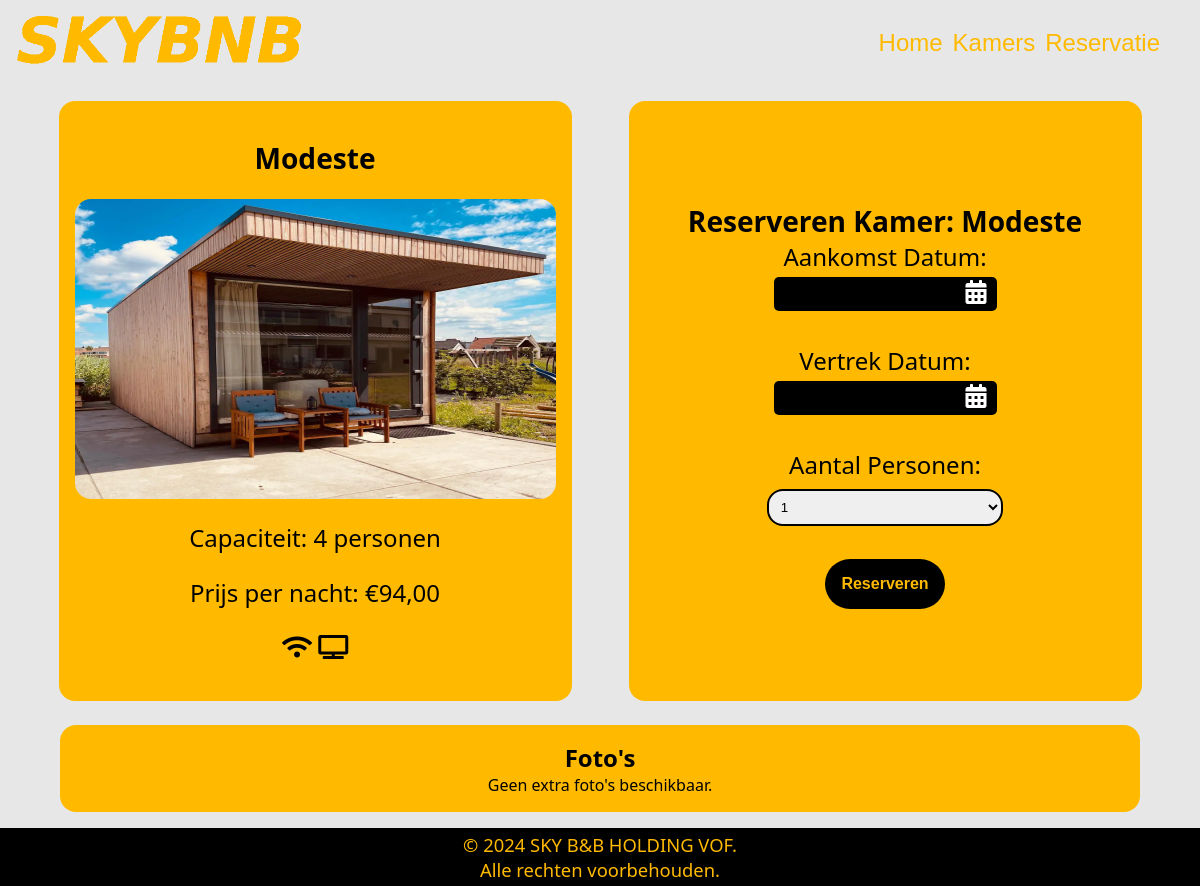
/reserveren.php?id=1, run on an earlier commit of the app's database.
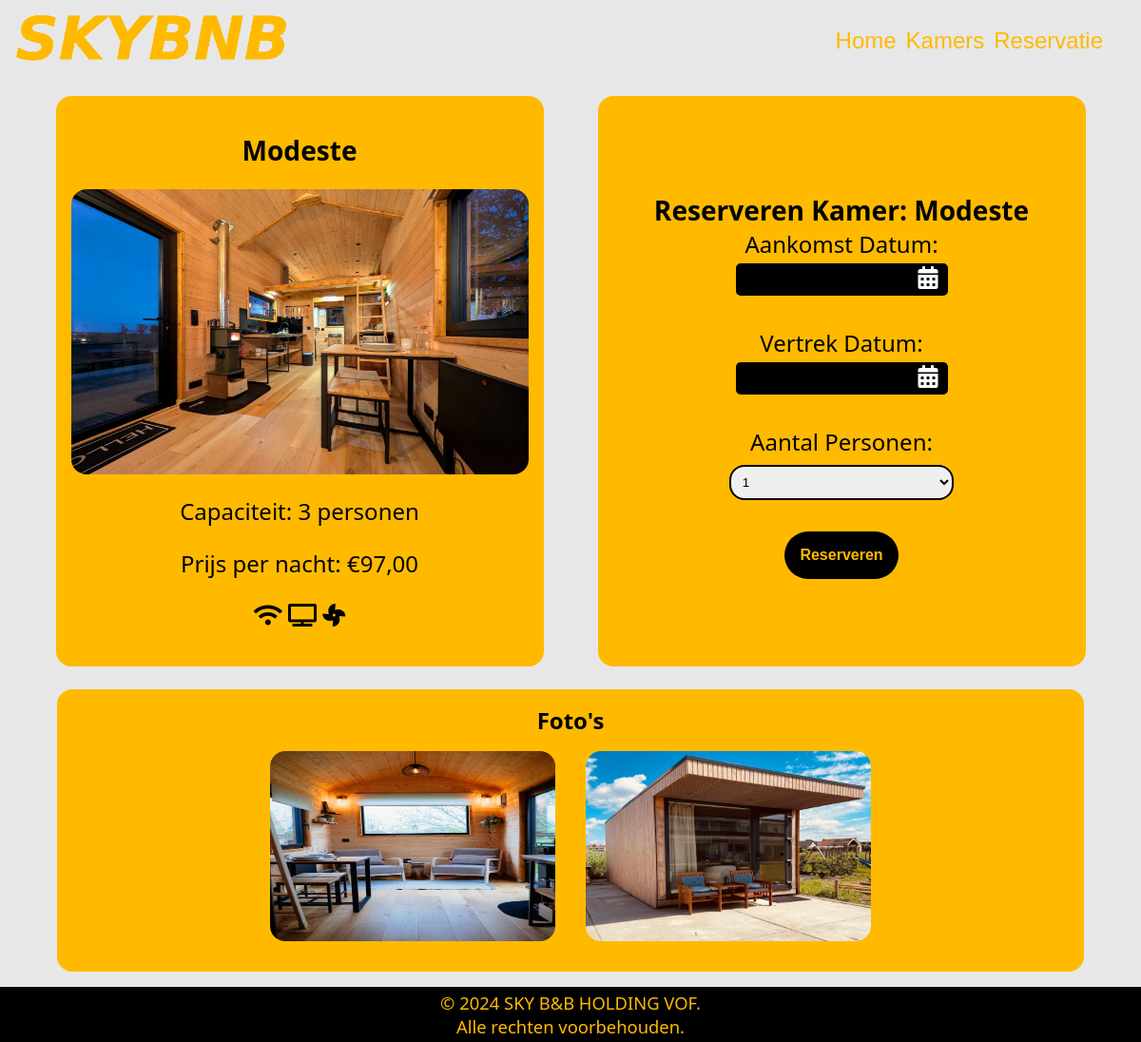
And on a later commit of the database.
### tables this page shows
CREATE TABLE `tblkamer` (
  `PKKamer` int(11) NOT NULL,
  `KamerNaam` varchar(50) NOT NULL,
  `Capaciteit` int(11) NOT NULL,
  `Prijs` float NOT NULL,
  `Wifi` tinyint(1) NOT NULL,
  `Televisie` tinyint(1) NOT NULL,
  `Airco` tinyint(1) NOT NULL
);

CREATE TABLE `tblimg` (
  `PKIMG` int(11) NOT NULL,
  `FotoUrl` text NOT NULL,
  `KamerFK` int(11) DEFAULT NULL,
  `FotoNaam` text NOT NULL,
  `FotoSoort` text NOT NULL
);

### reserveren.php (the view, shortened to what this page needs)
<?php
include 'config/conn.php';
$kamer_id = isset($_GET['id']) ? intval($_GET['id']) : 0;
$sql = "DELETE FROM tblboeking
        WHERE betaald IS NULL
        AND PersoonFK IS NULL
        AND Reservatie < DATE_SUB(NOW(), INTERVAL 30 MINUTE)";
$conn->query($sql);
$sql = "SELECT * FROM tblkamer WHERE PKKamer = $kamer_id";
$result = $conn->query($sql);
$kamer = $result->fetch_assoc();
?>
<!DOCTYPE html>
<html lang="nl">
<head>
    <link rel="stylesheet" href="style/styles.css">
    <link rel="stylesheet" href="https://cdn.jsdelivr.net/npm/flatpickr/dist/flatpickr.min.css">
    <link rel="stylesheet" href="https://cdn.jsdelivr.net/npm/flatpickr/dist/themes/dark.css">
    <link href="https://cdnjs.cloudflare.com/ajax/libs/font-awesome/5.15.4/css/all.min.css" rel="stylesheet">
</head>
<body>
    <?php include 'utility/header.php'; ?>
    <main>
        <section class="reservatiepagina">
            <article class="kamerinfo">
            <?php
                echo "<h1>" . $kamer['KamerNaam'] . "</h1>";
                $sqlFoto = "SELECT * FROM tblimg WHERE KamerFK = " . $kamer['PKKamer'] . " AND FotoSoort = 'main'";
                $resultFoto = $conn->query($sqlFoto);
                $rowFoto = $resultFoto->fetch_assoc();
                if ($resultFoto->num_rows > 0) {
                    echo "<img src='img/uploads/" . $rowFoto['FotoUrl'] . "' alt='Foto van " . $rowFoto['FotoNaam'] . "'>";
                } else {
                    echo "<img src='img/placeholder.webp' alt='Standaard kamerfoto'>";
                }
                echo "<p>Capaciteit: " . $kamer['Capaciteit'] . " personen</p>";
                echo "<p>Prijs per nacht: €" . number_format($kamer['Prijs'], 2, ',', '.') . "</p>";
                echo "<p>";
                if ($kamer['Wifi'] == 1) {
                    echo "<i class='fas fa-wifi'></i> ";
                }
                if ($kamer['Televisie'] == 1) {
                    echo "<i class='fas fa-tv'></i> ";
                }
                if ($kamer['Airco'] == 1) {
                    echo "<i class='fas fa-fan'></i>";
                }
                echo "</p>";
                ?>
            </article>
            <article class="reserveren">
                <form method="post">
                    <h1>Reserveren Kamer: <?php echo htmlspecialchars($kamer['KamerNaam']); ?></h1>
                    <label for="aankomst">Aankomst Datum:</label>
                    <div class="datepicker-wrapper">
                        <input type="text" id="aankomst" name="aankomst" class="flatpickr-input" readonly>
                    </div>
                    <br>
                    <label for="vertrek">Vertrek Datum:</label>
                    <div class="datepicker-wrapper">
                        <input type="text" id="vertrek" name="vertrek" class="flatpickr-input" readonly>
                    </div>
                    <br>
                    <label for="aantal_personen">Aantal Personen:</label>
                    <select class="persoonaantalselector" id="aantal_personen" name="aantal_personen" required>
                        <?php for ($i = 1; $i <= $kamer['Capaciteit']; $i++): ?>
                            <option value="<?php echo $i; ?>"><?php echo $i; ?></option>
                        <?php endfor; ?>
                    </select>
                    <br>
                    <button type="submit">Reserveren</button>
                </form>
            </article>
        </section>
        <section class="extrafotos">
            <h2>Foto's</h2>
            <article>
                <?php
                $sqlExtraFoto = "SELECT * FROM tblimg WHERE KamerFK = " . $kamer['PKKamer'] . " AND FotoSoort = 'extra'";
                $resultExtraFoto = $conn->query($sqlExtraFoto);
                if ($resultExtraFoto->num_rows > 0) {
                    while ($rowExtraFoto = $resultExtraFoto->fetch_assoc()) {
                        echo "<img src='img/uploads/" . $rowExtraFoto['FotoUrl'] . "' alt='Foto van " . $rowExtraFoto['FotoNaam'] . "'>";
                    }
                } else {
                    echo "<p>Geen extra foto's beschikbaar.</p>";
                }
                ?>
            </article>
        </section>
    </main>
    <?php include 'utility/footer.php'; ?>
</body>
</html>

What changed in the data, as far as the page shows it:
changed tblkamer "Modeste": Capaciteit "4" → "3"; Prijs "94,00" → "97,00"; Airco 0 → 1 (drawn)
added tblimg: FotoUrl (picture)
added tblimg: FotoUrl (picture)
added tblimg: FotoUrl (picture)
Also different on the page:
text no longer shown: "Geen extra foto's beschikbaar."
